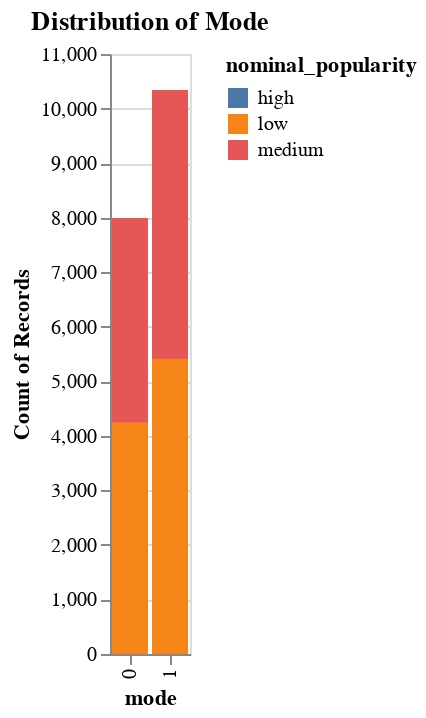

The cell this chart's notebook holds for it:
### Code cell
# Function for Mode Chart
def create_mode_chart(df):
    chart = alt.Chart(df).mark_bar().encode(
        alt.X("mode:N"),
        alt.Y('count()', stack=None),
        alt.Color('nominal_popularity:N')
    ).properties(
        title='Distribution of Mode'
    )
    return chart
chart = alt.Chart(df).mark_bar().encode(
        alt.X("mode:N"),
        alt.Y('count()', stack=None),
        alt.Color('nominal_popularity:N')
    ).properties(
        title='Distribution of Mode'
    )
chart

### Figure 1 — Vega specification as saved in the notebook (floating-point values rounded to 4 significant figures)
{"$schema": "https://vega.github.io/schema/vega/v5.json", "data": [{"name": "source_0", "values": [{"__count": 10341, "mode": 1, "nominal_popularity": "medium"}, {"__count": 2016, "mode": 0, "nominal_popularity": "high"}, {"__count": 7995, "mode": 0, "nominal_popularity": "medium"}, {"__count": 2818, "mode": 1, "nominal_popularity": "high"}, {"__count": 4248, "mode": 0, "nominal_popularity": "low"}, {"__count": 5415, "mode": 1, "nominal_popularity": "low"}]}, {"name": "source_0_x_domain_mode", "values": [{"mode": 1}, {"mode": 0}]}, {"name": "source_0_y_domain___count", "values": [{"min": 2016, "max": 10341}]}, {"name": "source_0_color_domain_nominal_popularity", "values": [{"nominal_popularity": "medium"}, {"nominal_popularity": "high"}, {"nominal_popularity": "low"}]}], "signals": [{"name": "x_step", "value": 20}, {"name": "width", "update": "bandspace(domain('x').length, 0.1, 0.05) * x_step"}], "marks": [{"type": "rect", "name": "marks", "from": {"data": "source_0"}, "encode": {"update": {"x": {"field": "mode", "scale": "x"}, "width": {"signal": "max(0.25, bandwidth('x'))"}, "y": {"field": "__count", "scale": "y"}, "y2": {"value": 0, "scale": "y"}, "description": {"signal": "\"mode: \" + (isValid(datum[\"mode\"]) ? datum[\"mode\"] : \"\"+datum[\"mode\"]) + \"; Count of Records: \" + (format(datum[\"__count\"], \"\")) + \"; nominal_popularity: \" + (isValid(datum[\"nominal_popularity\"]) ? datum[\"nominal_popularity\"] : \"\"+datum[\"nominal_popularity\"])"}, "fill": {"field": "nominal_popularity", "scale": "color"}, "ariaRoleDescription": {"value": "bar"}}}, "style": ["bar"]}], "scales": [{"name": "x", "type": "band", "domain": {"data": "source_0_x_domain_mode", "field": "mode", "sort": true}, "range": {"step": {"signal": "x_step"}}, "paddingOuter": 0.05, "paddingInner": 0.1}, {"name": "y", "type": "linear", "domain": [{"signal": "(data(\"source_0_y_domain___count\")[0] || {}).min"}, {"signal": "(data(\"source_0_y_domain___count\")[0] || {}).max"}], "range": [{"signal": "height"}, 0], "nice": true, "zero": true}, {"name": "color", "type": "ordinal", "domain": {"data": "source_0_color_domain_nominal_popularity", "field": "nominal_popularity", "sort": true}, "range": "category"}], "axes": [{"scale": "y", "labels": false, "aria": false, "maxExtent": 0, "zindex": 0, "domain": false, "orient": "left", "grid": true, "gridScale": "x", "tickCount": {"signal": "ceil(height/40)"}, "minExtent": 0, "ticks": false}, {"scale": "x", "orient": "bottom", "labelAlign": "right", "labelAngle": 270, "labelBaseline": "middle", "title": "mode", "zindex": 0, "grid": false}, {"scale": "y", "tickCount": {"signal": "ceil(height/40)"}, "zindex": 0, "grid": false, "labelOverlap": true, "title": "Count of Records", "orient": "left"}], "title": {"text": "Distribution of Mode", "frame": "group"}, "style": "cell", "padding": 5, "legends": [{"fill": "color", "symbolType": "square", "title": "nominal_popularity"}], "background": "white", "height": 300}
